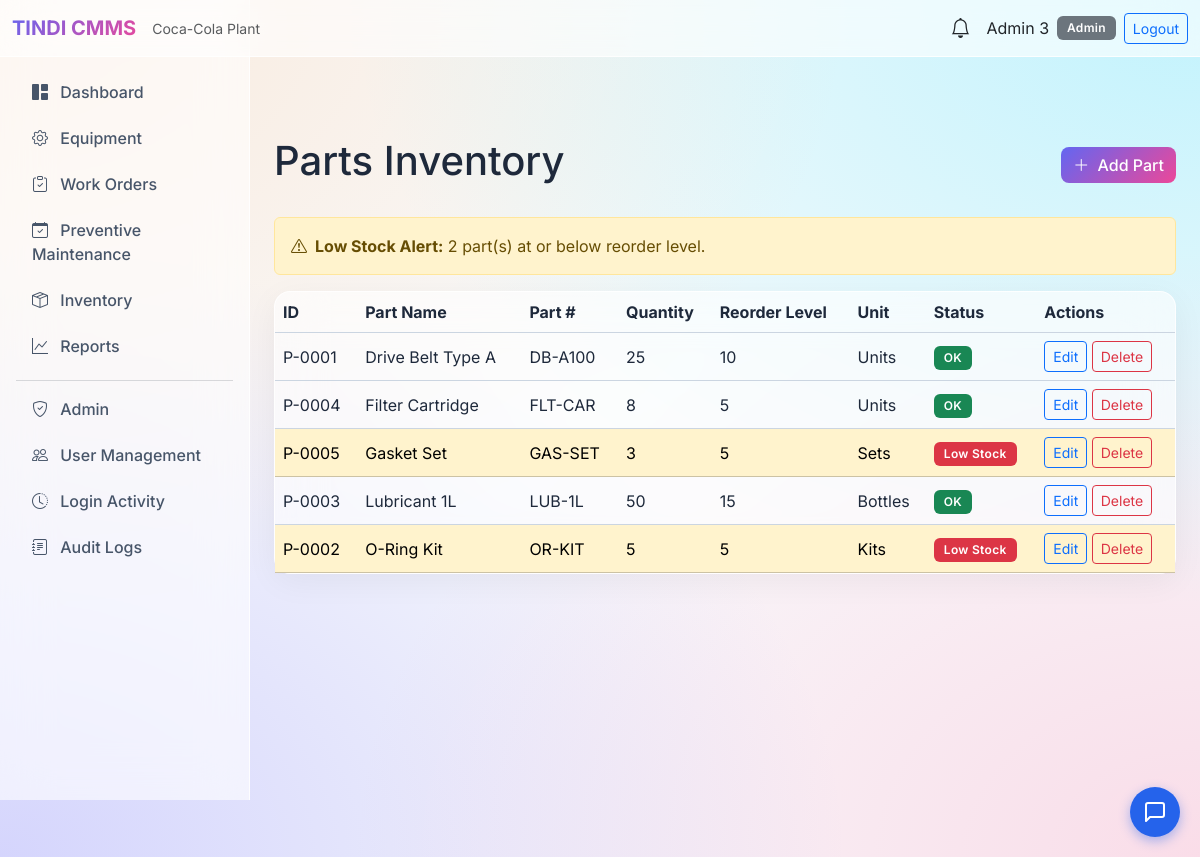
The page /inventory (signed in) on the database its author committed.
### tables this page shows
CREATE TABLE users (
    id INTEGER PRIMARY KEY AUTOINCREMENT,
    name TEXT NOT NULL,
    email TEXT UNIQUE NOT NULL,
    password_hash TEXT NOT NULL,
    role TEXT NOT NULL CHECK(role IN ('Admin', 'Maintenance Manager', 'Technician', 'Store Manager')),
    is_active INTEGER DEFAULT 1,
    created_at TIMESTAMP DEFAULT CURRENT_TIMESTAMP,
    updated_at TIMESTAMP DEFAULT CURRENT_TIMESTAMP
, last_login TIMESTAMP, password TEXT);

CREATE TABLE inventory (
    id INTEGER PRIMARY KEY AUTOINCREMENT,
    part_name TEXT NOT NULL,
    part_number TEXT,
    quantity INTEGER DEFAULT 0 CHECK(quantity >= 0),
    reorder_level INTEGER DEFAULT 5,
    unit TEXT DEFAULT 'Units',
    location TEXT,
    supplier TEXT,
    unit_cost REAL DEFAULT 0,
    created_at TIMESTAMP DEFAULT CURRENT_TIMESTAMP,
    updated_at TIMESTAMP DEFAULT CURRENT_TIMESTAMP
);

### app/routes/inventory_routes.py (the view)
@inventory_bp.route('')
@login_required
@role_required('Admin', 'Store Manager', 'Maintenance Manager')
def list_inventory():
    items = get_all()
    low = get_low_stock()
    can_manage = session.get('user_role') in ['Admin', 'Store Manager']
    return render_template('inventory/list.html', inventory=items, low_stock=low, can_manage=can_manage)

### app/models/inventory.py (called while the page is built)
def get_all():
    return execute_query("SELECT * FROM inventory ORDER BY part_name", fetch_all=True)

def get_low_stock():
    return execute_query(
        "SELECT * FROM inventory WHERE quantity <= reorder_level ORDER BY quantity ASC",
        fetch_all=True
    )

### app/models/notification.py (called while the page is built)
def get_unread(user_id):
    return execute_query(
        "SELECT * FROM notifications WHERE user_id = ? AND is_read = 0 ORDER BY created_at DESC",
        (user_id,), fetch_all=True
    )

### app/models/user.py (called while the page is built)
def get_by_id(user_id):
    return execute_query(
        "SELECT id, name, email, role, is_active FROM users WHERE id = ?",
        (user_id,), fetch_one=True
    )

### app/routes/auth_routes.py (called while the page is built)
def login_required(f):
    @wraps(f)
    def decorated(*args, **kwargs):
        if 'user_id' not in session:
            flash('Please log in to access this page.', 'warning')
            return redirect(url_for('auth.login'))
        return f(*args, **kwargs)
    return decorated

def role_required(*allowed_roles):
    def decorator(f):
        @wraps(f)
        def decorated(*args, **kwargs):
            if 'user_id' not in session:
                flash('Please log in.', 'warning')
                return redirect(url_for('auth.login'))
            user = get_by_id(session['user_id'])
            if not user or user['role'] not in allowed_roles:
                flash('Access denied. Insufficient permissions.', 'danger')
                return redirect(url_for('main.dashboard'))
            return f(*args, **kwargs)
        return decorated
    return decorator

### database/db.py (called while the page is built)
def get_connection():
    conn = sqlite3.connect(DATABASE)
    conn.row_factory = sqlite3.Row
    conn.execute("PRAGMA foreign_keys = ON")
    return conn

def execute_query(query, params=(), fetch_one=False, fetch_all=False, commit=True):
    conn = get_connection()
    cursor = conn.cursor()
    cursor.execute(query, params)
    result = None
    if fetch_one:
        row = cursor.fetchone()
        result = dict(row) if row else None
    elif fetch_all:
        rows = cursor.fetchall()
        result = [dict(row) for row in rows]
    else:
        if commit:
            conn.commit()
        result = cursor.lastrowid
    conn.close()
    return result

### templates/inventory/list.html (shortened to what this page needs)
{% extends "base.html" %}
{% block content %}
<div class="d-flex justify-content-between align-items-center mb-4">
    <h1>Parts Inventory</h1>
    {% if can_manage %}
    <a href="{{ url_for('inventory.add') }}" class="btn btn-primary"><i class="bi bi-plus-lg me-1"></i> Add Part</a>
    {% endif %}
</div>
{% if low_stock %}
<div class="alert alert-warning mb-3"><i class="bi bi-exclamation-triangle me-2"></i><strong>Low Stock Alert:</strong> {{ low_stock | length }} part(s) at or below reorder level.</div>
{% endif %}
<div class="card">
    <div class="table-responsive">
        <table class="table table-dark table-hover mb-0">
            <thead>
                <tr>
                    <th>ID</th>
                    <th>Part Name</th>
                    <th>Part #</th>
                    <th>Quantity</th>
                    <th>Reorder Level</th>
                    <th>Unit</th>
                    <th>Status</th>
                    <th>Actions</th>
                </tr>
            </thead>
            <tbody>
                {% for p in inventory %}
                <tr class="{{ 'table-warning' if p.quantity <= p.reorder_level else '' }}">
                    <td>P-{{ "%04d" % p.id }}</td>
                    <td>{{ p.part_name }}</td>
                    <td>{{ p.part_number or '-' }}</td>
                    <td>{{ p.quantity }}</td>
                    <td>{{ p.reorder_level }}</td>
                    <td>{{ p.unit }}</td>
                    <td>
                        {% if p.quantity <= p.reorder_level %}<span class="badge bg-danger">Low Stock</span>
                        {% else %}<span class="badge bg-success">OK</span>{% endif %}
                    </td>
                    <td>
                        {% if can_manage %}
                        <a href="{{ url_for('inventory.edit', inv_id=p.id) }}" class="btn btn-sm btn-outline-primary">Edit</a>
                        <form method="POST" action="{{ url_for('inventory.delete_item', inv_id=p.id) }}" class="d-inline" onsubmit="return confirm('Delete this part?');">
                            <button type="submit" class="btn btn-sm btn-outline-danger">Delete</button>
                        </form>
                        {% endif %}
                    </td>
                </tr>
                {% else %}
                <tr><td colspan="8" class="text-center text-muted">No inventory items.</td></tr>
                {% endfor %}
            </tbody>
        </table>
    </div>
</div>
{% endblock %}

### templates/base.html (shortened to what this page needs)
<!DOCTYPE html>
<html lang="en">
<head>
    <link href="https://cdn.jsdelivr.net/npm/bootstrap@5.3.2/dist/css/bootstrap.min.css" rel="stylesheet">
    <link href="https://cdn.jsdelivr.net/npm/bootstrap-icons@1.11.1/font/bootstrap-icons.css" rel="stylesheet">
</head>
<body>
    {% if current_user %}
    <nav class="navbar navbar-expand-lg navbar-light navbar-custom">
        <div class="container-fluid">
            <a class="navbar-brand brand-gradient fw-bold" href="{{ url_for('main.dashboard') }}">TINDI CMMS</a>
            <span class="text-muted small">Coca-Cola Plant</span>
            <div class="ms-auto d-flex align-items-center">
                <div class="dropdown me-3">
                    <a class="text-dark position-relative" href="#" data-bs-toggle="dropdown" aria-expanded="false" id="notifDropdown">
                        <i class="bi bi-bell{% if notifications and notifications|length > 0 %}-fill{% endif %} fs-5" style="{% if notifications and notifications|length > 0 %}color: #6366f1;{% endif %}"></i>
                    </a>
                </div>
                <span class="text-dark me-2">{{ current_user.name }}</span>
                <span class="badge bg-secondary">{{ current_user.role }}</span>
                <a href="{{ url_for('auth.logout') }}" class="btn btn-outline-primary btn-sm ms-2">Logout</a>
            </div>
        </div>
    </nav>
    <div class="d-flex">
        <aside class="sidebar position-fixed top-0 start-0 vh-100"
            style="width: var(--sidebar-width); padding-top: 56px;">
            <nav class="nav flex-column p-3">
                <a class="nav-link rounded"
                    href="{{ url_for('admin.dashboard') if current_user.role == 'Admin' else url_for('main.dashboard') }}"><i
                        class="bi bi-grid-1x2-fill me-2"></i> Dashboard</a>
                {% if current_user.role in ['Admin', 'Maintenance Manager', 'Technician'] %}
                <a class="nav-link rounded" href="{{ url_for('equipment.list_equipment') }}"><i
                        class="bi bi-gear me-2"></i> Equipment</a>
                {% endif %}
                {% if current_user.role in ['Admin', 'Maintenance Manager', 'Technician'] %}
                <a class="nav-link rounded" href="{{ url_for('work_order.list_work_orders') }}"><i
                        class="bi bi-clipboard-check me-2"></i> Work Orders</a>
                {% endif %}
                {% if current_user.role in ['Admin', 'Maintenance Manager'] %}
                <a class="nav-link rounded" href="{{ url_for('maintenance.list_schedules') }}"><i
                        class="bi bi-calendar-check me-2"></i> Preventive Maintenance</a>
                {% endif %}
                {% if current_user.role in ['Admin', 'Store Manager', 'Maintenance Manager'] %}
                <a class="nav-link rounded" href="{{ url_for('inventory.list_inventory') }}"><i
                        class="bi bi-box-seam me-2"></i> Inventory</a>
                {% endif %}
                {% if current_user.role in ['Admin', 'Maintenance Manager'] %}
                <a class="nav-link rounded" href="{{ url_for('reports.index') }}"><i class="bi bi-graph-up me-2"></i>
                    Reports</a>
                {% endif %}
                {% if current_user.role == 'Admin' %}
                <hr class="border-secondary my-2">
                <a class="nav-link rounded" href="{{ url_for('admin.dashboard') }}"><i
                        class="bi bi-shield-check me-2"></i> Admin</a>
                <a class="nav-link rounded" href="{{ url_for('admin.users') }}"><i class="bi bi-people me-2"></i> User
                    Management</a>
                <a class="nav-link rounded" href="{{ url_for('admin.login_activity') }}"><i
                        class="bi bi-clock-history me-2"></i> Login Activity</a>
                <a class="nav-link rounded" href="{{ url_for('audit.audit_logs') }}"><i
                        class="bi bi-journal-text me-2"></i> Audit Logs</a>
                {% endif %}
            </nav>
        </aside>
        <main class="main-content flex-grow-1 p-4" style="padding-top: 80px !important;">
            {% block content %}{% endblock %}
        </main>
    </div>
    {% else %}
    {% block full_page %}{% endblock %}
    {% endif %}
    {% include 'chatbot_widget.html' %}
</body>
</html>

### templates/base.html (style rules this page uses)
:root { --sidebar-width: 250px; --glass-bg: rgba(255, 255, 255, 0.6); --glass-border: rgba(255, 255, 255, 0.8); --accent-glow: rgba(99, 102, 241, 0.4); }
body { background-color: #f8fafc; background-image: radial-gradient(at 0% 0%, hsla(28,100%,74%,0.25) 0px, transparent 50%), radial-gradient(at 100% 0%, hsla(189,100%,56%,0.25) 0px, transparent 50%), radial-gradient(at 100% 100%, hsla(340,100%,76%,0.25) 0px, transparent 50%), radial-gradient(at 0% 100%, hsla(242,100%,70%,0.25) 0px, transparent 50%); background-attachment: fixed; color: #1e293b; font-family: 'Inter', sans-serif; min-height: 100vh; }
.sidebar { min-height: 100vh; background: var(--glass-bg); backdrop-filter: blur(24px); -webkit-backdrop-filter: blur(24px); border-right: 1px solid var(--glass-border); transition: all 0.3s ease; }
.sidebar .nav-link { color: #475569; border-radius: 8px; margin-bottom: 6px; transition: all 0.3s cubic-bezier(0.4, 0, 0.2, 1); font-weight: 500; }
.main-content { margin-left: var(--sidebar-width); min-height: 100vh; background: transparent; }
.card { background: var(--glass-bg); backdrop-filter: blur(24px); -webkit-backdrop-filter: blur(24px); border: 1px solid var(--glass-border); border-radius: 16px; color: #1e293b; box-shadow: 0 8px 32px rgba(0, 0, 0, 0.05); transition: transform 0.3s ease, box-shadow 0.3s ease; }
.table { color: #1e293b; vertical-align: middle; }
.table-dark { --bs-table-bg: transparent; --bs-table-color: #1e293b; --bs-table-border-color: #cbd5e1; --bs-table-striped-bg: rgba(0, 0, 0, 0.02); --bs-table-striped-color: #1e293b; --bs-table-hover-bg: rgba(0, 0, 0, 0.04); --bs-table-hover-color: #1e293b; color: #1e293b; border-color: #cbd5e1; }
.navbar-custom { background: var(--glass-bg) !important; backdrop-filter: blur(24px); -webkit-backdrop-filter: blur(24px); border-bottom: 1px solid var(--glass-border); z-index: 1030; }
.brand-gradient { background: linear-gradient(135deg, #6366f1 0%, #ec4899 100%); -webkit-background-clip: text; background-clip: text; -webkit-text-fill-color: transparent; text-shadow: none; }
.btn-primary { background: linear-gradient(135deg, #6366f1 0%, #ec4899 100%); border: none; border-radius: 8px; font-weight: 500; color: #ffffff; transition: all 0.3s ease; }
.badge { padding: 6px 10px; border-radius: 6px; font-weight: 600; letter-spacing: 0.3px; }

### rows shown on the page
users: name "Admin 3", role "Admin"
inventory: id "0001", part_name "Drive Belt Type A", part_number "DB-A100", quantity "25", reorder_level "10", unit "Units", shows "OK"
inventory: id "0004", part_name "Filter Cartridge", part_number "FLT-CAR", quantity "8", reorder_level "5", unit "Units", shows "OK"
inventory: id "0005", part_name "Gasket Set", part_number "GAS-SET", quantity "3", reorder_level "5", unit "Sets", shows "Low Stock"
inventory: id "0003", part_name "Lubricant 1L", part_number "LUB-1L", quantity "50", reorder_level "15", unit "Bottles", shows "OK"
inventory: id "0002", part_name "O-Ring Kit", part_number "OR-KIT", quantity "5", reorder_level "5", unit "Kits", shows "Low Stock"

### other values the page prints
{{ low_stock | length }} "2"
